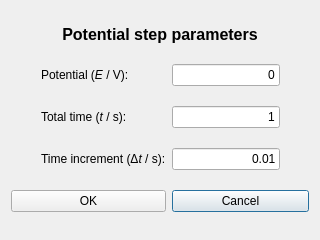
<?xml version="1.0" encoding="UTF-8"?>
<ui version="4.0">
 <class>Dialog</class>
 <widget class="QDialog" name="Dialog">
  <property name="geometry">
   <rect>
    <x>0</x>
    <y>0</y>
    <width>320</width>
    <height>240</height>
   </rect>
  </property>
  <property name="windowTitle">
   <string>Add potential step</string>
  </property>
  <layout class="QGridLayout" name="gridLayout">
   <item row="3" column="1">
    <widget class="QLabel" name="label_3">
     <property name="sizePolicy">
      <sizepolicy hsizetype="Preferred" vsizetype="Preferred">
       <horstretch>0</horstretch>
       <verstretch>0</verstretch>
      </sizepolicy>
     </property>
     <property name="text">
      <string>&lt;html&gt;&lt;head/&gt;&lt;body&gt;&lt;p&gt;Time increment (Δ&lt;span style=&quot; font-style:italic;&quot;&gt;t&lt;/span&gt; / s):&lt;/p&gt;&lt;/body&gt;&lt;/html&gt;</string>
     </property>
    </widget>
   </item>
   <item row="0" column="0" colspan="4">
    <widget class="QLabel" name="label_4">
     <property name="sizePolicy">
      <sizepolicy hsizetype="Preferred" vsizetype="Fixed">
       <horstretch>0</horstretch>
       <verstretch>0</verstretch>
      </sizepolicy>
     </property>
     <property name="text">
      <string>&lt;html&gt;&lt;head/&gt;&lt;body&gt;&lt;p align=&quot;center&quot;&gt;&lt;span style=&quot; font-size:12pt; font-weight:600;&quot;&gt;Potential step parameters&lt;/span&gt;&lt;/p&gt;&lt;/body&gt;&lt;/html&gt;</string>
     </property>
     <property name="alignment">
      <set>Qt::AlignCenter</set>
     </property>
    </widget>
   </item>
   <item row="2" column="1">
    <widget class="QLabel" name="label_2">
     <property name="sizePolicy">
      <sizepolicy hsizetype="Preferred" vsizetype="Preferred">
       <horstretch>0</horstretch>
       <verstretch>0</verstretch>
      </sizepolicy>
     </property>
     <property name="text">
      <string>&lt;html&gt;&lt;head/&gt;&lt;body&gt;&lt;p&gt;Total time (&lt;span style=&quot; font-style:italic;&quot;&gt;t&lt;/span&gt; / s):&lt;/p&gt;&lt;/body&gt;&lt;/html&gt;</string>
     </property>
    </widget>
   </item>
   <item row="2" column="2">
    <widget class="QLineEdit" name="lineEdit_2">
     <property name="sizePolicy">
      <sizepolicy hsizetype="Fixed" vsizetype="Fixed">
       <horstretch>0</horstretch>
       <verstretch>0</verstretch>
      </sizepolicy>
     </property>
     <property name="text">
      <string>1</string>
     </property>
     <property name="alignment">
      <set>Qt::AlignRight|Qt::AlignTrailing|Qt::AlignVCenter</set>
     </property>
    </widget>
   </item>
   <item row="3" column="2">
    <widget class="QLineEdit" name="lineEdit_3">
     <property name="sizePolicy">
      <sizepolicy hsizetype="Fixed" vsizetype="Fixed">
       <horstretch>0</horstretch>
       <verstretch>0</verstretch>
      </sizepolicy>
     </property>
     <property name="text">
      <string>0.01</string>
     </property>
     <property name="alignment">
      <set>Qt::AlignRight|Qt::AlignTrailing|Qt::AlignVCenter</set>
     </property>
    </widget>
   </item>
   <item row="1" column="1">
    <widget class="QLabel" name="label">
     <property name="sizePolicy">
      <sizepolicy hsizetype="Preferred" vsizetype="Preferred">
       <horstretch>0</horstretch>
       <verstretch>0</verstretch>
      </sizepolicy>
     </property>
     <property name="text">
      <string>&lt;html&gt;&lt;head/&gt;&lt;body&gt;&lt;p&gt;Potential (&lt;span style=&quot; font-style:italic;&quot;&gt;E&lt;/span&gt; / V): &lt;/p&gt;&lt;/body&gt;&lt;/html&gt;</string>
     </property>
    </widget>
   </item>
   <item row="1" column="2">
    <widget class="QLineEdit" name="lineEdit">
     <property name="sizePolicy">
      <sizepolicy hsizetype="Fixed" vsizetype="Fixed">
       <horstretch>0</horstretch>
       <verstretch>0</verstretch>
      </sizepolicy>
     </property>
     <property name="text">
      <string>0</string>
     </property>
     <property name="alignment">
      <set>Qt::AlignRight|Qt::AlignTrailing|Qt::AlignVCenter</set>
     </property>
    </widget>
   </item>
   <item row="4" column="2" colspan="2">
    <widget class="QPushButton" name="pushButton_2">
     <property name="text">
      <string>Cancel</string>
     </property>
    </widget>
   </item>
   <item row="4" column="0" colspan="2">
    <widget class="QPushButton" name="pushButton">
     <property name="text">
      <string>OK</string>
     </property>
    </widget>
   </item>
  </layout>
 </widget>
 <resources/>
 <connections/>
</ui>
